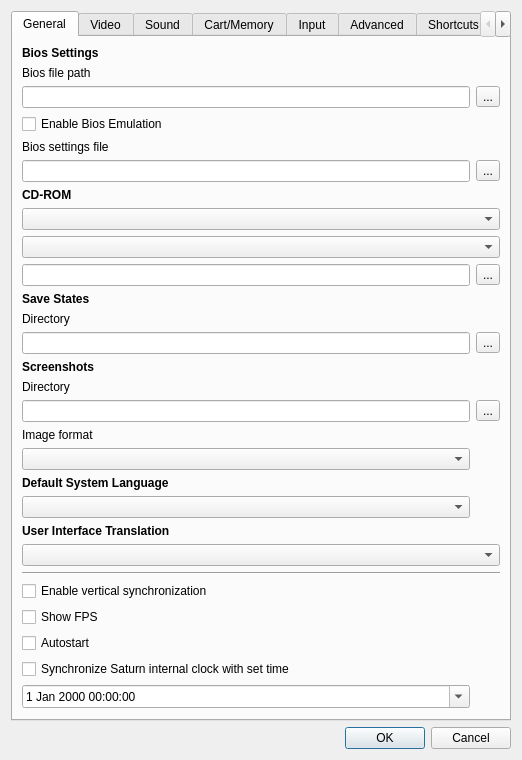
<?xml version="1.0" encoding="UTF-8"?>
<ui version="4.0">
 <class>UISettings</class>
 <widget class="QDialog" name="UISettings">
  <property name="geometry">
   <rect>
    <x>0</x>
    <y>0</y>
    <width>522</width>
    <height>731</height>
   </rect>
  </property>
  <property name="windowTitle">
   <string>Settings</string>
  </property>
  <layout class="QVBoxLayout">
   <item>
    <widget class="QTabWidget" name="twPages">
     <property name="currentIndex">
      <number>0</number>
     </property>
     <widget class="QWidget" name="wGeneral">
      <attribute name="title">
       <string>General</string>
      </attribute>
      <layout class="QGridLayout" name="gridLayout1">
       <item row="10" column="1">
        <widget class="QToolButton" name="tbCdRom">
         <property name="text">
          <string>...</string>
         </property>
        </widget>
       </item>
       <item row="13" column="0">
        <widget class="QLineEdit" name="leSaveStates"/>
       </item>
       <item row="2" column="0">
        <widget class="QLineEdit" name="leBios"/>
       </item>
       <item row="6" column="0">
        <widget class="QLineEdit" name="leBiosSettings"/>
       </item>
       <item row="8" column="0" colspan="2">
        <widget class="QComboBox" name="cbCdRom"/>
       </item>
       <item row="15" column="0">
        <widget class="QLabel" name="label_3">
         <property name="text">
          <string>Directory</string>
         </property>
        </widget>
       </item>
       <item row="27" column="0" colspan="2">
        <widget class="QLabel" name="lTranslation">
         <property name="font">
          <font>
           <weight>75</weight>
           <bold>true</bold>
          </font>
         </property>
         <property name="text">
          <string>User Interface Translation</string>
         </property>
         <property name="textFormat">
          <enum>Qt::PlainText</enum>
         </property>
        </widget>
       </item>
       <item row="10" column="0">
        <widget class="QLineEdit" name="leCdRom"/>
       </item>
       <item row="29" column="0" colspan="2">
        <widget class="Line" name="line">
         <property name="orientation">
          <enum>Qt::Horizontal</enum>
         </property>
        </widget>
       </item>
       <item row="35" column="0">
        <widget class="QDateTimeEdit" name="dteBaseTime">
         <property name="calendarPopup">
          <bool>true</bool>
         </property>
        </widget>
       </item>
       <item row="11" column="0" colspan="2">
        <widget class="QLabel" name="lSaveStates">
         <property name="font">
          <font>
           <weight>75</weight>
           <bold>true</bold>
          </font>
         </property>
         <property name="text">
          <string>Save States</string>
         </property>
         <property name="textFormat">
          <enum>Qt::PlainText</enum>
         </property>
        </widget>
       </item>
       <item row="32" column="0" colspan="2">
        <widget class="QCheckBox" name="cbAutostart">
         <property name="text">
          <string>Autostart</string>
         </property>
        </widget>
       </item>
       <item row="14" column="0">
        <widget class="QLabel" name="lScreenshots">
         <property name="font">
          <font>
           <weight>75</weight>
           <bold>true</bold>
          </font>
         </property>
         <property name="text">
          <string>Screenshots</string>
         </property>
         <property name="textFormat">
          <enum>Qt::PlainText</enum>
         </property>
        </widget>
       </item>
       <item row="9" column="0" colspan="2">
        <widget class="QComboBox" name="cbCdDrive">
         <property name="sizePolicy">
          <sizepolicy hsizetype="Minimum" vsizetype="Fixed">
           <horstretch>0</horstretch>
           <verstretch>0</verstretch>
          </sizepolicy>
         </property>
        </widget>
       </item>
       <item row="34" column="0">
        <widget class="QCheckBox" name="cbClockSync">
         <property name="text">
          <string>Synchronize Saturn internal clock with set time</string>
         </property>
        </widget>
       </item>
       <item row="2" column="1">
        <widget class="QToolButton" name="tbBios">
         <property name="text">
          <string>...</string>
         </property>
        </widget>
       </item>
       <item row="5" column="0">
        <widget class="QLabel" name="label">
         <property name="text">
          <string>Bios settings file</string>
         </property>
        </widget>
       </item>
       <item row="6" column="1">
        <widget class="QToolButton" name="tbBiosSettings">
         <property name="text">
          <string>...</string>
         </property>
        </widget>
       </item>
       <item row="1" column="0">
        <widget class="QLabel" name="label">
         <property name="text">
          <string>Bios file path</string>
         </property>
        </widget>
       </item>
       <item row="0" column="0" colspan="2">
        <widget class="QLabel" name="lBios">
         <property name="font">
          <font>
           <weight>75</weight>
           <bold>true</bold>
          </font>
         </property>
         <property name="text">
          <string>Bios Settings</string>
         </property>
         <property name="textFormat">
          <enum>Qt::PlainText</enum>
         </property>
        </widget>
       </item>
       <item row="20" column="0" colspan="2">
        <widget class="QLabel" name="lSysLanguageID">
         <property name="font">
          <font>
           <weight>75</weight>
           <bold>true</bold>
          </font>
         </property>
         <property name="text">
          <string>Default System Language</string>
         </property>
         <property name="textFormat">
          <enum>Qt::PlainText</enum>
         </property>
        </widget>
       </item>
       <item row="12" column="0">
        <widget class="QLabel" name="label_4">
         <property name="text">
          <string>Directory</string>
         </property>
        </widget>
       </item>
       <item row="16" column="1">
        <widget class="QToolButton" name="tbScreenshots">
         <property name="text">
          <string>...</string>
         </property>
        </widget>
       </item>
       <item row="7" column="0" colspan="2">
        <widget class="QLabel" name="lCdRom">
         <property name="font">
          <font>
           <weight>75</weight>
           <bold>true</bold>
          </font>
         </property>
         <property name="text">
          <string>CD-ROM</string>
         </property>
         <property name="textFormat">
          <enum>Qt::PlainText</enum>
         </property>
        </widget>
       </item>
       <item row="16" column="0">
        <widget class="QLineEdit" name="leScreenshots"/>
       </item>
       <item row="26" column="0">
        <widget class="QComboBox" name="cbSysLanguageID"/>
       </item>
       <item row="3" column="0">
        <widget class="QCheckBox" name="cbEnableBiosEmulation">
         <property name="text">
          <string>Enable Bios Emulation</string>
         </property>
        </widget>
       </item>
       <item row="28" column="0" colspan="2">
        <widget class="QComboBox" name="cbTranslation"/>
       </item>
       <item row="31" column="0" colspan="2">
        <widget class="QCheckBox" name="cbShowFPS">
         <property name="text">
          <string>Show FPS</string>
         </property>
        </widget>
       </item>
       <item row="17" column="0">
        <widget class="QLabel" name="label_5">
         <property name="text">
          <string>Image format</string>
         </property>
        </widget>
       </item>
       <item row="13" column="1">
        <widget class="QToolButton" name="tbSaveStates">
         <property name="text">
          <string>...</string>
         </property>
        </widget>
       </item>
       <item row="30" column="0" colspan="2">
        <widget class="QCheckBox" name="cbEnableVSync">
         <property name="text">
          <string>Enable vertical synchronization</string>
         </property>
        </widget>
       </item>
       <item row="38" column="0">
        <spacer>
         <property name="orientation">
          <enum>Qt::Vertical</enum>
         </property>
         <property name="sizeHint" stdset="0">
          <size>
           <width>20</width>
           <height>2</height>
          </size>
         </property>
        </spacer>
       </item>
       <item row="18" column="0">
        <widget class="QComboBox" name="cbScreenshotImageFormat"/>
       </item>
      </layout>
     </widget>
     <widget class="QWidget" name="wVideo">
      <attribute name="title">
       <string>Video</string>
      </attribute>
      <layout class="QGridLayout" name="gridLayout2">
       <item row="20" column="1">
        <widget class="QComboBox" name="cbFilterMode"/>
       </item>
       <item row="4" column="0" colspan="3">
        <widget class="QComboBox" name="cbOSDCore"/>
       </item>
       <item row="22" column="1">
        <widget class="QComboBox" name="cbResolution"/>
       </item>
       <item row="6" column="0" colspan="3">
        <widget class="QComboBox" name="cbAspectRatio"/>
       </item>
       <item row="19" column="1">
        <widget class="QComboBox" name="cbUpscaleMode"/>
       </item>
       <item row="3" column="0" colspan="3">
        <widget class="QLabel" name="lOSDCore">
         <property name="font">
          <font>
           <weight>75</weight>
           <bold>true</bold>
          </font>
         </property>
         <property name="text">
          <string>OSD Core</string>
         </property>
         <property name="textFormat">
          <enum>Qt::PlainText</enum>
         </property>
        </widget>
       </item>
       <item row="28" column="1">
        <widget class="QComboBox" name="cbWireframeFilter"/>
       </item>
       <item row="27" column="1">
        <widget class="QComboBox" name="cbBandingModeFilter"/>
       </item>
       <item row="28" column="0">
        <widget class="QLabel" name="Wireframe">
         <property name="font">
          <font>
           <weight>75</weight>
           <bold>true</bold>
          </font>
         </property>
         <property name="text">
          <string>Wireframe :</string>
         </property>
         <property name="textFormat">
          <enum>Qt::PlainText</enum>
         </property>
         <property name="alignment">
          <set>Qt::AlignRight|Qt::AlignTrailing|Qt::AlignVCenter</set>
         </property>
        </widget>
       </item>
       <item row="25" column="1">
        <widget class="QComboBox" name="cbMeshModeFilter"/>
       </item>
       <item row="20" column="0">
        <widget class="QLabel" name="Embellishmentfilter">
         <property name="font">
          <font>
           <weight>75</weight>
           <bold>true</bold>
          </font>
         </property>
         <property name="text">
          <string>Embellishment filter :</string>
         </property>
         <property name="textFormat">
          <enum>Qt::PlainText</enum>
         </property>
         <property name="alignment">
          <set>Qt::AlignRight|Qt::AlignTrailing|Qt::AlignVCenter</set>
         </property>
        </widget>
       </item>
       <item row="19" column="0">
        <widget class="QLabel" name="UpscaleFilter">
         <property name="font">
          <font>
           <weight>75</weight>
           <bold>true</bold>
          </font>
         </property>
         <property name="text">
          <string>Upscale Filter :</string>
         </property>
         <property name="textFormat">
          <enum>Qt::PlainText</enum>
         </property>
         <property name="alignment">
          <set>Qt::AlignRight|Qt::AlignTrailing|Qt::AlignVCenter</set>
         </property>
        </widget>
       </item>
       <item row="12" column="0">
        <widget class="QCheckBox" name="cbFullscreen">
         <property name="text">
          <string>Start in Fullscreen</string>
         </property>
        </widget>
       </item>
       <item row="5" column="0" colspan="3">
        <widget class="QLabel" name="lWinResolution">
         <property name="font">
          <font>
           <weight>75</weight>
           <bold>true</bold>
          </font>
         </property>
         <property name="text">
          <string>Window Resolution</string>
         </property>
         <property name="textFormat">
          <enum>Qt::PlainText</enum>
         </property>
        </widget>
       </item>
       <item row="22" column="0">
        <widget class="QLabel" name="OpenGLSize">
         <property name="font">
          <font>
           <weight>75</weight>
           <bold>true</bold>
          </font>
         </property>
         <property name="text">
          <string>Window size :</string>
         </property>
         <property name="textFormat">
          <enum>Qt::PlainText</enum>
         </property>
         <property name="alignment">
          <set>Qt::AlignRight|Qt::AlignTrailing|Qt::AlignVCenter</set>
         </property>
        </widget>
       </item>
       <item row="25" column="0">
        <widget class="QLabel" name="MeshMode">
         <property name="font">
          <font>
           <weight>75</weight>
           <bold>true</bold>
          </font>
         </property>
         <property name="text">
          <string>Mesh Mode :</string>
         </property>
         <property name="textFormat">
          <enum>Qt::PlainText</enum>
         </property>
         <property name="alignment">
          <set>Qt::AlignRight|Qt::AlignTrailing|Qt::AlignVCenter</set>
         </property>
        </widget>
       </item>
       <item row="27" column="0">
        <widget class="QLabel" name="BandingMode">
         <property name="font">
          <font>
           <weight>75</weight>
           <bold>true</bold>
          </font>
         </property>
         <property name="text">
          <string>Gouraud Mode :</string>
         </property>
         <property name="textFormat">
          <enum>Qt::PlainText</enum>
         </property>
         <property name="alignment">
          <set>Qt::AlignRight|Qt::AlignTrailing|Qt::AlignVCenter</set>
         </property>
        </widget>
       </item>
       <item row="29" column="1">
        <spacer name="verticalSpacer">
         <property name="orientation">
          <enum>Qt::Vertical</enum>
         </property>
         <property name="sizeHint" stdset="0">
          <size>
           <width>20</width>
           <height>40</height>
          </size>
         </property>
        </spacer>
       </item>
      </layout>
     </widget>
     <widget class="QWidget" name="wSound">
      <attribute name="title">
       <string>Sound</string>
      </attribute>
      <layout class="QVBoxLayout">
       <item>
        <widget class="QLabel" name="lSoundCore">
         <property name="font">
          <font>
           <weight>75</weight>
           <bold>true</bold>
          </font>
         </property>
         <property name="text">
          <string>Sound Core</string>
         </property>
         <property name="textFormat">
          <enum>Qt::PlainText</enum>
         </property>
        </widget>
       </item>
       <item>
        <widget class="QComboBox" name="cbSoundCore"/>
       </item>
       <item>
        <spacer>
         <property name="orientation">
          <enum>Qt::Vertical</enum>
         </property>
         <property name="sizeHint" stdset="0">
          <size>
           <width>20</width>
           <height>2</height>
          </size>
         </property>
        </spacer>
       </item>
      </layout>
     </widget>
     <widget class="QWidget" name="wCartMemory">
      <attribute name="title">
       <string>Cart/Memory</string>
      </attribute>
      <layout class="QGridLayout" name="gridLayout3">
       <item row="4" column="0">
        <widget class="QLabel" name="lCartridgeModemPort">
         <property name="text">
          <string>Port</string>
         </property>
        </widget>
       </item>
       <item row="0" column="0" colspan="4">
        <widget class="QLabel" name="lCartridge">
         <property name="font">
          <font>
           <weight>75</weight>
           <bold>true</bold>
          </font>
         </property>
         <property name="text">
          <string>Cartridge</string>
         </property>
         <property name="textFormat">
          <enum>Qt::PlainText</enum>
         </property>
        </widget>
       </item>
       <item row="2" column="0" colspan="4">
        <widget class="QComboBox" name="cbSTVGame"/>
       </item>
       <item row="1" column="0" colspan="4">
        <widget class="QComboBox" name="cbCartridge"/>
       </item>
       <item row="2" column="2" colspan="2">
        <widget class="QLineEdit" name="leCartridgeModemIP">
         <property name="toolTip">
          <string/>
         </property>
         <property name="inputMask">
          <string/>
         </property>
         <property name="maxLength">
          <number>15</number>
         </property>
        </widget>
       </item>
       <item row="9" column="0" colspan="4">
        <widget class="QLabel" name="lMemory">
         <property name="font">
          <font>
           <weight>75</weight>
           <bold>true</bold>
          </font>
         </property>
         <property name="text">
          <string>Memory</string>
         </property>
         <property name="textFormat">
          <enum>Qt::PlainText</enum>
         </property>
        </widget>
       </item>
       <item row="6" column="3">
        <widget class="QToolButton" name="tbCartridge">
         <property name="text">
          <string>...</string>
         </property>
        </widget>
       </item>
       <item row="4" column="2" colspan="2">
        <widget class="QLineEdit" name="leCartridgeModemPort">
         <property name="toolTip">
          <string/>
         </property>
         <property name="text">
          <string notr="true"/>
         </property>
         <property name="maxLength">
          <number>5</number>
         </property>
        </widget>
       </item>
       <item row="12" column="3">
        <widget class="QToolButton" name="tbMpegROM">
         <property name="text">
          <string>...</string>
         </property>
        </widget>
       </item>
       <item row="10" column="3">
        <widget class="QToolButton" name="tbMemory">
         <property name="text">
          <string>...</string>
         </property>
        </widget>
       </item>
       <item row="7" column="0">
        <widget class="QLabel" name="lRegion">
         <property name="font">
          <font>
           <weight>75</weight>
           <bold>true</bold>
          </font>
         </property>
         <property name="text">
          <string>Region</string>
         </property>
         <property name="textFormat">
          <enum>Qt::PlainText</enum>
         </property>
        </widget>
       </item>
       <item row="10" column="0" colspan="3">
        <widget class="QLineEdit" name="leMemory"/>
       </item>
       <item row="14" column="1">
        <spacer>
         <property name="orientation">
          <enum>Qt::Vertical</enum>
         </property>
         <property name="sizeHint" stdset="0">
          <size>
           <width>20</width>
           <height>2</height>
          </size>
         </property>
        </spacer>
       </item>
       <item row="11" column="0" colspan="4">
        <widget class="QLabel" name="lMpegROM">
         <property name="font">
          <font>
           <weight>75</weight>
           <bold>true</bold>
          </font>
         </property>
         <property name="text">
          <string>Mpeg ROM</string>
         </property>
         <property name="textFormat">
          <enum>Qt::PlainText</enum>
         </property>
        </widget>
       </item>
       <item row="2" column="0">
        <widget class="QLabel" name="lCartridgeModemIP">
         <property name="text">
          <string>Default Dial IP</string>
         </property>
        </widget>
       </item>
       <item row="12" column="0" colspan="3">
        <widget class="QLineEdit" name="leMpegROM"/>
       </item>
       <item row="13" column="0">
        <widget class="QCheckBox" name="checkBox_extended_internal_backup">
         <property name="text">
          <string>Extend Internal backup memory to 8MB</string>
         </property>
        </widget>
       </item>
       <item row="8" column="0">
        <widget class="QComboBox" name="cbRegion"/>
       </item>
       <item row="6" column="0" colspan="3">
        <widget class="QLineEdit" name="leCartridge">
         <property name="inputMask">
          <string/>
         </property>
        </widget>
       </item>
       <item row="5" column="0">
        <widget class="QLabel" name="lCartridgePath">
         <property name="text">
          <string>Cartridge Path</string>
         </property>
        </widget>
       </item>
      </layout>
     </widget>
     <widget class="QWidget" name="wInput">
      <attribute name="title">
       <string>Input</string>
      </attribute>
      <layout class="QGridLayout" name="gridLayout4">
       <item row="3" column="0">
        <widget class="QLabel" name="lGunMouseSensitivity">
         <property name="font">
          <font>
           <weight>75</weight>
           <bold>true</bold>
          </font>
         </property>
         <property name="text">
          <string>Gun/Mouse Sensitivity</string>
         </property>
        </widget>
       </item>
       <item row="0" column="0" colspan="2">
        <widget class="QLabel" name="lInput">
         <property name="sizePolicy">
          <sizepolicy hsizetype="Preferred" vsizetype="Maximum">
           <horstretch>0</horstretch>
           <verstretch>0</verstretch>
          </sizepolicy>
         </property>
         <property name="font">
          <font>
           <weight>75</weight>
           <bold>true</bold>
          </font>
         </property>
         <property name="text">
          <string>Input</string>
         </property>
         <property name="textFormat">
          <enum>Qt::PlainText</enum>
         </property>
        </widget>
       </item>
       <item row="2" column="1">
        <widget class="UIPortManager" name="pmPort2">
         <property name="sizePolicy">
          <sizepolicy hsizetype="Preferred" vsizetype="Expanding">
           <horstretch>0</horstretch>
           <verstretch>0</verstretch>
          </sizepolicy>
         </property>
         <property name="title">
          <string>Port 2</string>
         </property>
        </widget>
       </item>
       <item row="2" column="0">
        <widget class="UIPortManager" name="pmPort1">
         <property name="sizePolicy">
          <sizepolicy hsizetype="Preferred" vsizetype="Expanding">
           <horstretch>0</horstretch>
           <verstretch>0</verstretch>
          </sizepolicy>
         </property>
         <property name="title">
          <string>Port 1</string>
         </property>
        </widget>
       </item>
       <item row="1" column="0" colspan="2">
        <widget class="QComboBox" name="cbInput"/>
       </item>
       <item row="4" column="0" colspan="2">
        <widget class="QSlider" name="sGunMouseSensitivity">
         <property name="minimum">
          <number>1</number>
         </property>
         <property name="maximum">
          <number>400</number>
         </property>
         <property name="orientation">
          <enum>Qt::Horizontal</enum>
         </property>
        </widget>
       </item>
       <item row="5" column="0">
        <spacer name="verticalSpacer_2">
         <property name="orientation">
          <enum>Qt::Vertical</enum>
         </property>
         <property name="sizeHint" stdset="0">
          <size>
           <width>20</width>
           <height>40</height>
          </size>
         </property>
        </spacer>
       </item>
      </layout>
     </widget>
     <widget class="QWidget" name="wAdvanced">
      <attribute name="title">
       <string>Advanced</string>
      </attribute>
      <layout class="QVBoxLayout">
       <item>
        <widget class="QLabel" name="lSH2Interpreter">
         <property name="font">
          <font>
           <weight>75</weight>
           <bold>true</bold>
          </font>
         </property>
         <property name="text">
          <string>SH2 Interpreter</string>
         </property>
         <property name="textFormat">
          <enum>Qt::PlainText</enum>
         </property>
        </widget>
       </item>
       <item>
        <widget class="QComboBox" name="cbSH2Interpreter"/>
       </item>
       <item>
        <widget class="QLabel" name="l68kCore">
         <property name="font">
          <font>
           <weight>75</weight>
           <bold>true</bold>
          </font>
         </property>
         <property name="text">
          <string>68000 Core</string>
         </property>
        </widget>
       </item>
       <item>
        <widget class="QComboBox" name="cb68kCore"/>
       </item>
       <item>
        <widget class="QCheckBox" name="cbUseCache">
         <property name="text">
          <string>Use SH2 cache - Experimental</string>
         </property>
        </widget>
       </item>
       <item>
        <spacer>
         <property name="orientation">
          <enum>Qt::Vertical</enum>
         </property>
         <property name="sizeHint" stdset="0">
          <size>
           <width>20</width>
           <height>2</height>
          </size>
         </property>
        </spacer>
       </item>
      </layout>
     </widget>
     <widget class="QWidget" name="tab">
      <attribute name="title">
       <string>Shortcuts</string>
      </attribute>
      <layout class="QVBoxLayout" name="verticalLayout">
       <item>
        <widget class="UIShortcutManager" name="twShortcuts">
         <property name="tabKeyNavigation">
          <bool>false</bool>
         </property>
         <property name="dragDropOverwriteMode">
          <bool>false</bool>
         </property>
         <property name="selectionBehavior">
          <enum>QAbstractItemView::SelectRows</enum>
         </property>
         <attribute name="horizontalHeaderCascadingSectionResizes">
          <bool>false</bool>
         </attribute>
         <attribute name="horizontalHeaderStretchLastSection">
          <bool>false</bool>
         </attribute>
         <attribute name="verticalHeaderVisible">
          <bool>false</bool>
         </attribute>
         <attribute name="verticalHeaderStretchLastSection">
          <bool>false</bool>
         </attribute>
         <column>
          <property name="text">
           <string>Description</string>
          </property>
         </column>
         <column>
          <property name="text">
           <string>Shortcut</string>
          </property>
         </column>
        </widget>
       </item>
      </layout>
     </widget>
     <widget class="QWidget" name="wDebug">
      <attribute name="title">
       <string>Debug</string>
      </attribute>
      <layout class="QGridLayout" name="gridLayout">
       <item row="0" column="0">
        <widget class="QLabel" name="laddr2line">
         <property name="font">
          <font>
           <weight>75</weight>
           <bold>true</bold>
          </font>
         </property>
         <property name="text">
          <string>addr2line Executable</string>
         </property>
         <property name="textFormat">
          <enum>Qt::PlainText</enum>
         </property>
        </widget>
       </item>
       <item row="1" column="0">
        <layout class="QHBoxLayout" name="horizontalLayout">
         <item>
          <widget class="QLineEdit" name="leAddr2Line"/>
         </item>
         <item>
          <widget class="QToolButton" name="tbAddr2Line">
           <property name="text">
            <string>...</string>
           </property>
          </widget>
         </item>
        </layout>
       </item>
       <item row="2" column="0">
        <spacer name="verticalSpacer">
         <property name="orientation">
          <enum>Qt::Vertical</enum>
         </property>
         <property name="sizeHint" stdset="0">
          <size>
           <width>20</width>
           <height>40</height>
          </size>
         </property>
        </spacer>
       </item>
      </layout>
     </widget>
    </widget>
   </item>
   <item>
    <widget class="QDialogButtonBox" name="dbbButtons">
     <property name="orientation">
      <enum>Qt::Horizontal</enum>
     </property>
     <property name="standardButtons">
      <set>QDialogButtonBox::Cancel|QDialogButtonBox::Ok</set>
     </property>
    </widget>
   </item>
  </layout>
 </widget>
 <customwidgets>
  <customwidget>
   <class>UIPortManager</class>
   <extends>QGroupBox</extends>
   <header>ui/UIPortManager.h</header>
   <container>1</container>
  </customwidget>
  <customwidget>
   <class>UIShortcutManager</class>
   <extends>QTableWidget</extends>
   <header>UIShortcutManager.h</header>
  </customwidget>
 </customwidgets>
 <resources/>
 <connections>
  <connection>
   <sender>dbbButtons</sender>
   <signal>accepted()</signal>
   <receiver>UISettings</receiver>
   <slot>accept()</slot>
   <hints>
    <hint type="sourcelabel">
     <x>382</x>
     <y>741</y>
    </hint>
    <hint type="destinationlabel">
     <x>383</x>
     <y>403</y>
    </hint>
   </hints>
  </connection>
  <connection>
   <sender>dbbButtons</sender>
   <signal>rejected()</signal>
   <receiver>UISettings</receiver>
   <slot>reject()</slot>
   <hints>
    <hint type="sourcelabel">
     <x>476</x>
     <y>741</y>
    </hint>
    <hint type="destinationlabel">
     <x>453</x>
     <y>352</y>
    </hint>
   </hints>
  </connection>
 </connections>
</ui>
